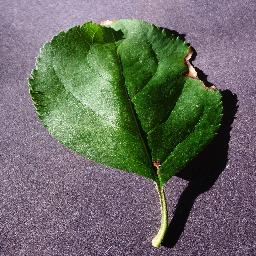
#> input picture test images/apple_black_rot_1.jpg, 256 x 256 px
$ python severity.py '../test images/apple_black_rot_1.jpg'
#> lines starting #> are read from the running program, lines starting #| are printed output that depends on the picture; after the words box and inside, x2 and y2 are one past the last pixel; in counts of white or black regions, pixels touching at a corner belong together
"""Severity estimate from a leaf photo with OpenCV: diseased area as a share of the visible leaf.

    leaf   = healthy green tissue + lesions that lie on the leaf
    lesion = brown / yellow / black pixels, or pale grey-white spots, inside the leaf outline
    severity % = lesion / leaf

Bands (common field scale): none < 3% <= mild < 10% <= moderate < 25% <= severe.
Virus and pest classes are not scored by lesion area (their damage is not a spot pattern); the caller reports
that instead. This is a heuristic, not a trained model: it works best on one leaf filling most of the photo.
"""
import cv2
import numpy as np

BANDS = [(3, "none"), (10, "mild"), (25, "moderate"), (101, "severe")]
NOT_AREA_BASED = ("virus", "viral", "healthy", "mite", "pest")


def _masks(bgr):
    hsv = cv2.cvtColor(bgr, cv2.COLOR_BGR2HSV)
    h, s, v = cv2.split(hsv)
    green = (h >= 33) & (h <= 90) & (s >= 45) & (v >= 40)
    brown_yellow = (((h < 33) | (h > 160)) & (s >= 50) & (v >= 35))
    dark = (v < 55)
    return hsv, green, brown_yellow, dark


def leaf_region(green, brown_yellow):
    """Leaf outline: the largest blob of green + yellow/brown tissue that contains green, gaps closed, holes filled.
    Including yellow/brown keeps dead leaf margins inside the outline so they are counted as diseased."""
    plant = (green | brown_yellow).astype(np.uint8) * 255
    k = max(5, int(0.03 * max(plant.shape)) | 1)
    plant = cv2.morphologyEx(plant, cv2.MORPH_CLOSE, cv2.getStructuringElement(cv2.MORPH_ELLIPSE, (k, k)))
    n, lab, stats, _ = cv2.connectedComponentsWithStats(plant, 8)
    if n <= 1:
        return np.zeros(green.shape, bool)
    green_in = np.bincount(lab[green], minlength=n)
    green_in[0] = 0
    best = int(np.argmax(green_in))  # the blob holding the most green tissue
    region = (lab == best).astype(np.uint8) * 255
    cnts, _ = cv2.findContours(region, cv2.RETR_EXTERNAL, cv2.CHAIN_APPROX_SIMPLE)
    filled = np.zeros_like(region)
    cv2.drawContours(filled, cnts, -1, 255, cv2.FILLED)
    return filled > 0


def lesion_mask(hsv, green, brown_yellow, dark, leaf):
    """Lesions inside the leaf: off-green colour, very dark tissue, or pale / grey spots (much less saturated than
    the leaf's own healthy tissue)."""
    s, v = hsv[..., 1].astype(np.float32), hsv[..., 2].astype(np.float32)
    healthy = leaf & green
    if healthy.sum() < 50:
        return leaf & ~green
    s_ref, v_ref = np.median(s[healthy]), np.median(v[healthy])
    pale = (s < 0.55 * s_ref) & (v > 0.75 * v_ref)
    lesion = leaf & ((~green & (brown_yellow | dark)) | pale)
    return cv2.morphologyEx(lesion.astype(np.uint8), cv2.MORPH_OPEN, np.ones((3, 3), np.uint8)) > 0


def estimate(image, disease_type="fungal", max_side=512):
    """image: path, PIL image or BGR array. Returns dict(percent, level, leaf_fraction, method)."""
#> called with image = '../test images/apple_black_rot_1.jpg', disease_type = 'fungal', max_side = 512
    if isinstance(image, str):
        bgr = cv2.imdecode(np.fromfile(image, np.uint8), cv2.IMREAD_COLOR)
#> bgr is the input picture: shape (256, 256, 3); mean B, G, R 99.6, 107.7, 105.5
    elif isinstance(image, np.ndarray):
        bgr = image
    else:
        bgr = cv2.cvtColor(np.asarray(image.convert("RGB")), cv2.COLOR_RGB2BGR)
    s = max_side / max(bgr.shape[:2])
#> s = 2
    if s < 1:
        bgr = cv2.resize(bgr, None, fx=s, fy=s, interpolation=cv2.INTER_AREA)

    if any(w in disease_type.lower() for w in NOT_AREA_BASED):
        return dict(percent=None, level="not area-based", leaf_fraction=None,
                    method="Virus / pest / healthy: judge severity by the share of plants affected")

    hsv, green, brown_yellow, dark = _masks(bgr)
#> in _masks, `hsv = cv2.cvtColor(bgr, cv2.COLOR_BGR2HSV)`: hsv: shape (256, 256, 3); mean H, S, V 108.6, 87, 120.4
#> in _masks, `h, s, v = cv2.split(hsv)`:
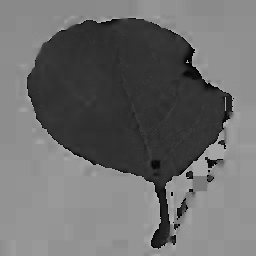
#> h: shape (256, 256); min 0, max 179, mean 108.6
#> in _masks, `h, s, v = cv2.split(hsv)`:
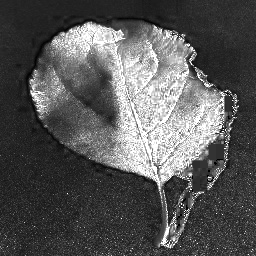
#> s: shape (256, 256); min 0, max 255, mean 87
#> in _masks, `h, s, v = cv2.split(hsv)`:
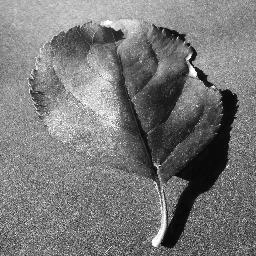
#> v: shape (256, 256); min 0, max 255, mean 120.4
#> in _masks, `green = (h >= 33) & (h <= 90) & (s >= 45) & (v >= 40)`:
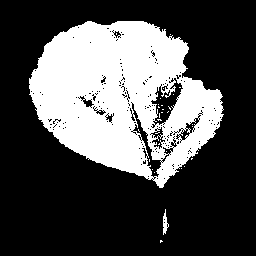
#> green: shape (256, 256) bool; 30.8% white; 30 white regions (28 under 20 px), largest, box (x1, y1, x2, y2) and area: (29, 21, 224, 188) 20038, (163, 209, 169, 235) 80
#> in _masks, `brown_yellow = (((h < 33) | (h > 160)) & (s >= 50) & (v >= 35))`: brown_yellow: shape (256, 256) bool; 1.2% white; 57 white regions (53 under 20 px), largest, box (x1, y1, x2, y2) and area: (149, 186, 168, 249) 342, (183, 46, 200, 80) 205, (152, 160, 160, 169) 56, (203, 83, 217, 90) 39
#> in _masks, `dark = (v < 55)`: dark: shape (256, 256) bool; 12.1% white; 608 white regions (599 under 20 px), largest, box (x1, y1, x2, y2) and area: (160, 89, 239, 250) 3627, (118, 63, 204, 182) 2783, (189, 46, 213, 87) 209
    leaf = leaf_region(green, brown_yellow)
#> in leaf_region, `plant = (green | brown_yellow).astype(np.uint8) * 255`: plant: shape (256, 256); 32% white; 70 white regions (69 under 20 px), largest, box (x1, y1, x2, y2) and area: (29, 20, 224, 249) 20800
#> in leaf_region, `plant = cv2.morphologyEx(plant, cv2.MORPH_CLOSE, cv2.getStructuringEle..`: plant: shape (256, 256); 35.5% white; 6 white regions (5 under 20 px), largest, box (x1, y1, x2, y2) and area: (29, 20, 224, 250) 23216
#> in leaf_region, `n, lab, stats, _ = cv2.connectedComponentsWithStats(plant, 8)`:
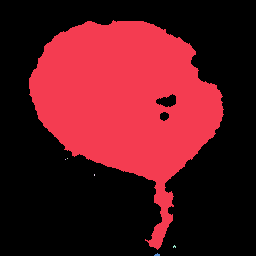
#> lab: shape (256, 256) int32; 7 distinct labels, from 0 to 6; one colour per label, 0 black
#> in leaf_region, `n, lab, stats, _ = cv2.connectedComponentsWithStats(plant, 8)`: n = 7; stats = [[0, 0, 256, 256, 42298], [29, 20, 195, 230, 23216], [65, 159, 1, 1, 1], [67, 158, 1, 1, 1], [94, 174, 1, 2, 2], [173, 245, 3, 3, 6], [154, 253, 6, 3, 12]]
#> in leaf_region, `green_in = np.bincount(lab[green], minlength=n)`: green_in = [0, 20185, 0, 0, 0, 0, 0]
#> in leaf_region, `best = int(np.argmax(green_in))`: best = 1
#> in leaf_region, `region = (lab == best).astype(np.uint8) * 255`: region: shape (256, 256); 35.4% white; 1 white region
#> in leaf_region, `cnts, _ = cv2.findContours(region, cv2.RETR_EXTERNAL, cv2.CHAIN_APPROX..`: cnts = 1 contour; box (x1, y1, x2, y2) and area: (29, 20, 224, 250) 23104
#> in leaf_region, `cv2.drawContours(filled, cnts, -1, 255, cv2.FILLED)`: filled: shape (256, 256); 35.8% white; 1 white region, box (x1, y1, x2, y2) and area: (29, 20, 224, 250) 23447
    leaf_frac = float(leaf.mean())
#> leaf_frac = 0.358
    if leaf_frac < 0.05:
        return dict(percent=None, level="unknown", leaf_fraction=leaf_frac,
                    method="Leaf not found: take a closer photo of one leaf")
    lesion = lesion_mask(hsv, green, brown_yellow, dark, leaf)
#> in lesion_mask, `s_ref, v_ref = np.median(s[healthy]), np.median(v[healthy])`: s_ref = 155; v_ref = 113
#> in lesion_mask, `pale = (s < 0.55 * s_ref) & (v > 0.75 * v_ref)`:
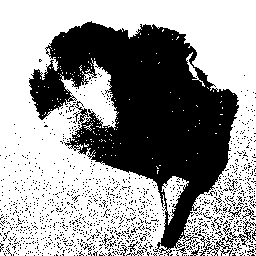
#> pale: shape (256, 256) bool; 60.4% white; 1293 black regions (1278 under 20 px), largest, box (x1, y1, x2, y2) and area: (29, 21, 239, 256) 22434, (198, 234, 234, 256) 195, (222, 221, 256, 247) 177
#> in lesion_mask, `lesion = leaf & ((~green & (brown_yellow | dark)) | pale)`: lesion: shape (256, 256) bool; 10.5% white; 302 white regions (291 under 20 px), largest, box (x1, y1, x2, y2) and area: (38, 58, 119, 160) 2839, (145, 183, 174, 250) 746, (151, 78, 183, 128) 610
#> in lesion_mask, `return cv2.morphologyEx(lesion.astype(np.uint8), cv2.MORPH_OPEN, np.on..`:
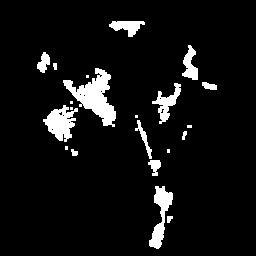
#> returned value: shape (256, 256) bool; 6.8% white; 21 white regions (7 under 20 px), largest, box (x1, y1, x2, y2) and area: (63, 68, 116, 127) 1310, (43, 105, 78, 142) 712, (149, 186, 173, 249) 646
    pct = 100.0 * lesion.sum() / max(1, leaf.sum())
#> pct = 19.09
    level = next(name for lim, name in BANDS if pct < lim)
#> level = 'moderate'
    return dict(percent=round(pct, 1), level=level, leaf_fraction=round(leaf_frac, 2), method="lesion area / leaf area")


def overlay(image_path, out_path):
    """Save a debug picture: leaf outline in blue, lesions in red."""
    bgr = cv2.imdecode(np.fromfile(image_path, np.uint8), cv2.IMREAD_COLOR)
    hsv, green, by, dark = _masks(bgr)
    leaf = leaf_region(green, by)
    lesion = lesion_mask(hsv, green, by, dark, leaf)
    vis = bgr.copy()
    vis[lesion] = (0.4 * vis[lesion] + 0.6 * np.array([0, 0, 255])).astype(np.uint8)
    cnts, _ = cv2.findContours(leaf.astype(np.uint8), cv2.RETR_EXTERNAL, cv2.CHAIN_APPROX_SIMPLE)
    cv2.drawContours(vis, cnts, -1, (255, 0, 0), 2)
    cv2.imencode(".jpg", vis)[1].tofile(out_path)


if __name__ == "__main__":
    import sys
    for p in sys.argv[1:]:
        print(p, estimate(p))

$ run again, on test images/apple_black_rot_3.jpg
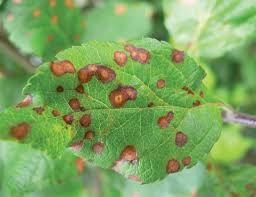
#> input picture test images/apple_black_rot_3.jpg, 256 x 197 px
#> in estimate, bgr is the input picture: shape (197, 256, 3); mean B, G, R 94.7, 164, 124.2
#> hsv: shape (197, 256, 3); mean H, S, V 47.3, 114.5, 167.4
#> in _masks, `green = (h >= 33) & (h <= 90) & (s >= 45) & (v >= 40)`:
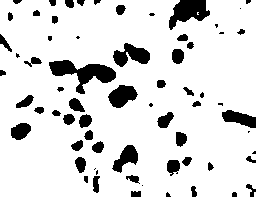
#> green: shape (197, 256) bool; 86.6% white; 67 black regions (17 under 20 px), largest, box (x1, y1, x2, y2) and area: (49, 60, 116, 94) 977, (169, 0, 210, 30) 702, (113, 43, 150, 67) 506
#> brown_yellow: shape (197, 256) bool; 10% white; 55 white regions (15 under 20 px), largest, box (x1, y1, x2, y2) and area: (49, 60, 116, 94) 977, (113, 43, 150, 67) 506, (108, 85, 138, 108) 450
#> dark: shape (197, 256) bool; 0.04% white in thin lines or dots, all inside (x1, y1, x2, y2) = (57, 87, 149, 124)
#> lab: shape (197, 256) int32; values 0 (black) and 1 (white), 97.7% white; 6 black regions
#> n = 2; stats = [[31, 0, 225, 197, 1181], [0, 0, 256, 197, 49251]]
#> green_in = [0, 43691]
#> best = 1
#> cnts = 1 contour; box (x1, y1, x2, y2) and area: (0, 0, 256, 197) 48809
#> filled: shape (197, 256); 97.8% white; 4 black regions, box (x1, y1, x2, y2) and area: (169, 0, 209, 28) 674, (223, 110, 256, 128) 353, (131, 191, 141, 197) 47, (77, 0, 84, 5) 27
#> leaf_frac = 0.978
#> s_ref = 122; v_ref = 168
#> pale: shape (197, 256) bool; 12.1% white; 42 white regions (16 under 20 px), largest, box (x1, y1, x2, y2) and area: (112, 159, 204, 197) 1719, (166, 0, 215, 44) 1380, (205, 22, 251, 42) 401
#> lesion: shape (197, 256) bool; 19.6% white; 73 white regions (20 under 20 px), largest, box (x1, y1, x2, y2) and area: (112, 145, 204, 197) 2167, (49, 60, 116, 94) 977, (166, 0, 215, 49) 739
#> in lesion_mask, `return cv2.morphologyEx(lesion.astype(np.uint8), cv2.MORPH_OPEN, np.on..`:
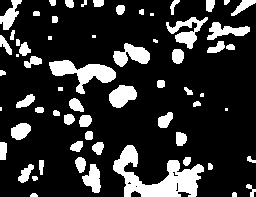
#> returned value: shape (197, 256) bool; 18.7% white; 64 white regions (8 under 20 px), largest, box (x1, y1, x2, y2) and area: (113, 145, 204, 197) 2064, (49, 60, 116, 94) 976, (166, 17, 208, 49) 536
#> pct = 19.11
#> level = 'moderate'

$ run again, on test images/apple_black_rot_4.jpg
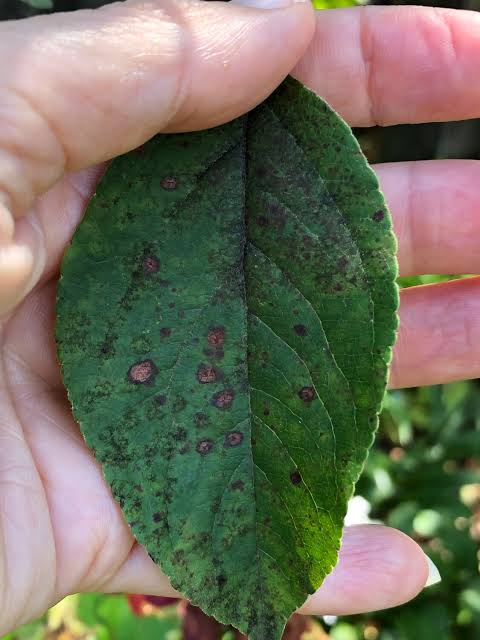
#> input picture test images/apple_black_rot_4.jpg, 480 x 640 px
#> in estimate, bgr is the input picture: shape (640, 480, 3); mean B, G, R 92.3, 110.9, 110.9
#> bgr: shape (512, 384, 3)
#> hsv: shape (512, 384, 3); mean H, S, V 71.8, 96.8, 128.1
#> green: shape (512, 384) bool; 49.1% white; 50 white regions (40 under 20 px), largest, box (x1, y1, x2, y2) and area: (44, 69, 384, 512) 92336, (51, 473, 145, 512) 2362, (254, 487, 312, 512) 574
#> brown_yellow: shape (512, 384) bool; 28% white; 66 white regions (41 under 20 px), largest, box (x1, y1, x2, y2) and area: (0, 6, 384, 410) 32634, (310, 124, 384, 312) 11392, (0, 401, 182, 512) 4899
#> dark: shape (512, 384) bool; 10.3% white; 516 white regions (464 under 20 px), largest, box (x1, y1, x2, y2) and area: (77, 60, 256, 261) 9645, (281, 95, 384, 131) 2596, (294, 461, 373, 505) 1152
#> in leaf_region, `n, lab, stats, _ = cv2.connectedComponentsWithStats(plant, 8)`:
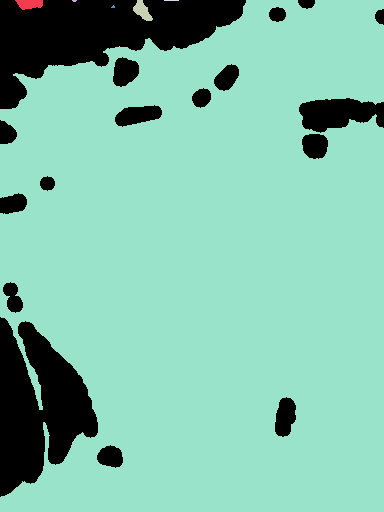
#> lab: shape (512, 384) int32; 7 distinct labels, from 0 to 6; one colour per label, 0 black
#> n = 7; stats = [[0, 0, 384, 497, 31333], [15, 0, 28, 10, 212], [72, 0, 5, 2, 8], [133, 0, 20, 21, 228], [164, 0, 15, 1, 15], [0, 0, 384, 512, 164804], [111, 5, 4, 3, 8]]
#> green_in = [0, 191, 8, 0, 0, 96254, 0]
#> best = 5
#> region: shape (512, 384); 83.8% white; 17 black regions
#> cnts = 1 contour; box (x1, y1, x2, y2) and area: (0, 0, 384, 512) 167980
#> filled: shape (512, 384); 86% white; 7 black regions, largest, box (x1, y1, x2, y2) and area: (0, 0, 246, 109) 13728, (0, 317, 98, 497) 10682, (299, 98, 384, 133) 2074
#> leaf_frac = 0.86
#> s_ref = 120; v_ref = 80
#> pale: shape (512, 384) bool; 25.9% white; 373 white regions (330 under 20 px), largest, box (x1, y1, x2, y2) and area: (0, 0, 384, 120) 20767, (0, 248, 101, 508) 14595, (244, 396, 353, 490) 5051
#> lesion: shape (512, 384) bool; 38.2% white; 347 white regions (303 under 20 px), largest, box (x1, y1, x2, y2) and area: (0, 0, 384, 512) 61539, (224, 396, 368, 512) 7471, (157, 260, 182, 308) 607
#> in lesion_mask, `return cv2.morphologyEx(lesion.astype(np.uint8), cv2.MORPH_OPEN, np.on..`:
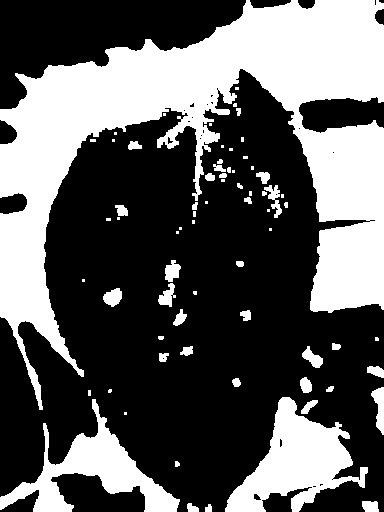
#> returned value: shape (512, 384) bool; 36.6% white; 70 white regions (31 under 20 px), largest, box (x1, y1, x2, y2) and area: (0, 0, 384, 410) 54469, (225, 397, 368, 512) 7435, (0, 399, 180, 512) 6033
#> pct = 42.49
#> level = 'severe'

$ run again, on test images/apple_cedar_apple_rust_1.jpg
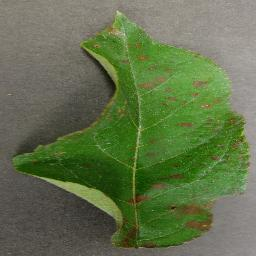
#> input picture test images/apple_cedar_apple_rust_1.jpg, 256 x 256 px
#> in estimate, bgr is the input picture: shape (256, 256, 3); mean B, G, R 75.7, 113.6, 97.8
#> hsv: shape (256, 256, 3); mean H, S, V 33.3, 92.2, 115.4
#> green: shape (256, 256) bool; 45.8% white; 9 white regions (5 under 20 px), largest, box (x1, y1, x2, y2) and area: (10, 10, 251, 251) 29917, (85, 111, 92, 118) 31, (96, 220, 108, 224) 31, (79, 122, 84, 128) 24
#> brown_yellow: shape (256, 256) bool; 3.6% white; 84 white regions (61 under 20 px), largest, box (x1, y1, x2, y2) and area: (119, 224, 156, 251) 296, (186, 213, 214, 233) 257, (180, 201, 216, 214) 233
#> dark: shape (256, 256) bool; 1.1% white in thin lines or dots, all inside (x1, y1, x2, y2) = (18, 50, 177, 248)
#> lab: shape (256, 256) int32; 6 distinct labels, from 0 to 5
#> n = 6; stats = [[0, 0, 256, 256, 32506], [10, 10, 241, 246, 33010], [47, 125, 1, 1, 1], [0, 150, 4, 5, 15], [48, 190, 2, 2, 3], [142, 255, 1, 1, 1]]
#> green_in = [0, 30039, 0, 0, 0, 0]
#> best = 1
#> region: shape (256, 256); 50.4% white; 1 black region
#> cnts = 1 contour; box (x1, y1, x2, y2) and area: (10, 10, 251, 256) 32564
#> leaf_frac = 0.504
#> s_ref = 163; v_ref = 116
#> pale: shape (256, 256) bool; 40.9% white; 192 white regions (179 under 20 px), largest, box (x1, y1, x2, y2) and area: (0, 0, 256, 256) 25463, (32, 176, 97, 206) 188, (114, 26, 127, 38) 74
#> lesion: shape (256, 256) bool; 6% white; 74 white regions (51 under 20 px), largest, box (x1, y1, x2, y2) and area: (79, 10, 251, 245) 1597, (81, 48, 115, 114) 383, (116, 224, 177, 256) 363
#> in lesion_mask, `return cv2.morphologyEx(lesion.astype(np.uint8), cv2.MORPH_OPEN, np.on..`:
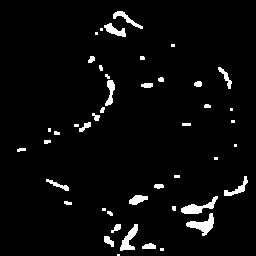
#> returned value: shape (256, 256) bool; 3.9% white; 45 white regions (16 under 20 px), largest, box (x1, y1, x2, y2) and area: (186, 213, 214, 236) 272, (181, 196, 218, 214) 255, (120, 224, 138, 251) 217
#> pct = 7.68
#> level = 'mild'
